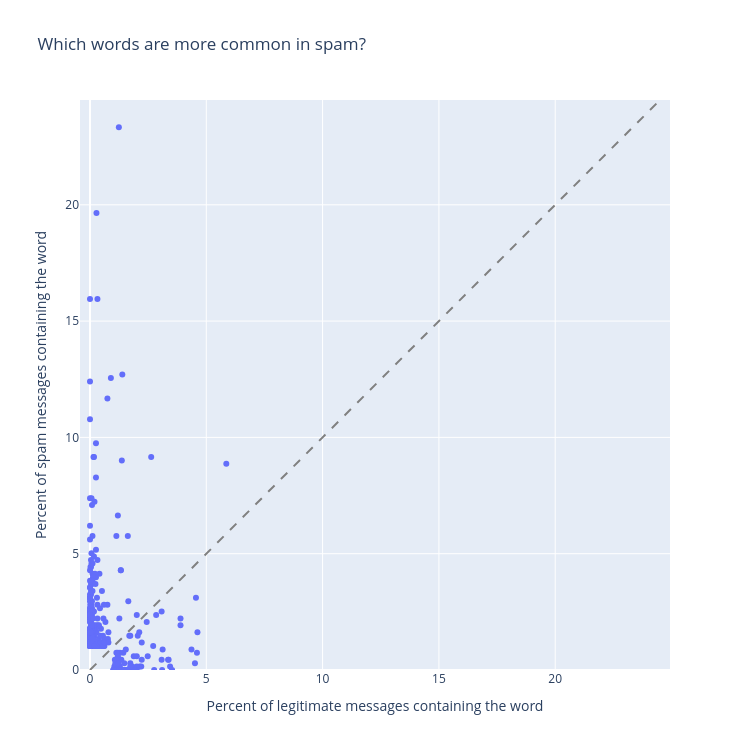

Notebook code for this chart:
### Markdown cell above
### Compare word frequencies with a scatter plot

Each point represents one word. Its horizontal position shows the percentage of **legitimate messages** containing it; its vertical position shows the percentage of **spam messages** containing it. Both axes use the same scale.

The dashed diagonal marks equal percentages. Words above the line are more common within spam; words below it are more common within legitimate messages. Distance from the line describes a difference in percentages, not statistical significance or detector accuracy.

To keep the figure readable, display words appearing in at least 1% of messages in either category. This includes more words than the bar charts but omits rare words. Hover to identify a word and read both percentages; zoom to separate nearby points.

### Code cell
word_comparison = frequency_df.pivot(
    index='word', columns='label', values='percent_messages'
).fillna(0).reset_index()

common_words = word_comparison.loc[
    (word_comparison['legitimate'] >= 1) | (word_comparison['spam'] >= 1)
]
axis_max = common_words[['legitimate', 'spam']].max().max() * 1.05

fig = px.scatter(
    common_words, x='legitimate', y='spam', hover_name='word',
    hover_data={'legitimate': ':.2f', 'spam': ':.2f'},
    labels={'legitimate': 'Percent of legitimate messages containing the word',
            'spam': 'Percent of spam messages containing the word'},
    range_x=[0, axis_max], range_y=[0, axis_max],
    title='Which words are more common in spam?'
)
fig.add_shape(type='line', x0=0, y0=0, x1=axis_max, y1=axis_max,
              line={'color': 'gray', 'dash': 'dash'})
fig.update_yaxes(scaleanchor='x', scaleratio=1)
fig.update_layout(width=750, height=750)
fig.show()

### Figure 1 — Plotly figure (JSON) as saved in the notebook; plotly's stock layout.template omitted (floating-point values rounded to 4 significant figures; data arrays with more than 128 entries replaced by an {"elided": "..."} marker saying what was removed)
{"data": [{"hovertemplate": "<b>%{hovertext}</b><br><br>Percent of legitimate messages containing the word=%{x:.2f}<br>Percent of spam messages containing the word=%{y:.2f}<extra></extra>", "hovertext": {"elided": "299 str values"}, "legendgroup": "", "marker": {"color": "#636efa", "symbol": "circle"}, "mode": "markers", "name": "", "orientation": "v", "showlegend": false, "type": "scatter", "x": {"elided": "299 float values"}, "xaxis": "x", "y": {"elided": "299 float values"}, "yaxis": "y"}], "layout": {"height": 750, "legend": {"tracegroupgap": 0}, "shapes": [{"line": {"color": "gray", "dash": "dash"}, "type": "line", "x0": 0, "x1": 24.51, "y0": 0, "y1": 24.51}], "title": {"text": "Which words are more common in spam?"}, "width": 750, "xaxis": {"anchor": "y", "domain": [0, 1], "range": [0, 24.51], "title": {"text": "Percent of legitimate messages containing the word"}}, "yaxis": {"anchor": "x", "domain": [0, 1], "range": [0, 24.51], "scaleanchor": "x", "scaleratio": 1, "title": {"text": "Percent of spam messages containing the word"}}}}
